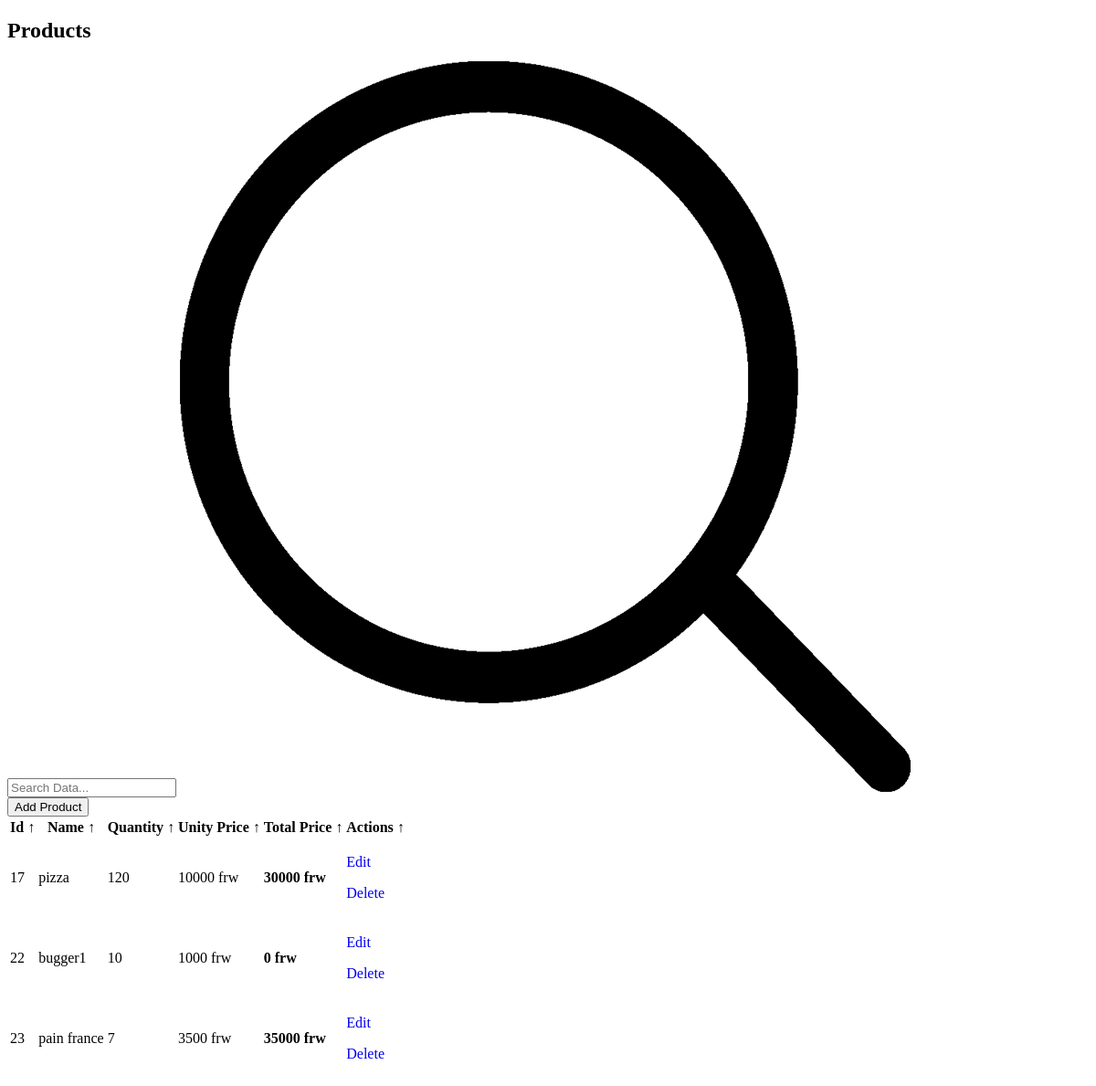
The page /Admin/products.php on the database its author committed.
### tables this page shows
CREATE TABLE `products` (
  `productCode` int(11) NOT NULL,
  `productName` varchar(200) DEFAULT NULL,
  `product_quantity` int(11) DEFAULT NULL,
  `unit_price` decimal(30,0) DEFAULT NULL,
  `total_price` float DEFAULT NULL
);

### Admin/products.php (the view, shortened to what this page needs)
<?php
include "../config/db_connect.php";
?>
<!DOCTYPE html>
<html lang="en">
<head>
</head>
<body>
<main class="table" id="customers_table">
        <section class="table__header">
            <h1>Products</h1>
            <div class="input-group">
                <input type="search" placeholder="Search Data...">
                <img src="../images/search.png" alt="">
            </div>
        <a href="admin_dashboard.php?route=add_product" class="add"><button>Add Product</button><a/>
        </section>
        <section class="table__body">
            <table>
                <thead>
                    <tr>
                        <th> Id <span class="icon-arrow">&UpArrow;</span></th>
                        <th> Name <span class="icon-arrow">&UpArrow;</span></th>
                        <th> Quantity <span class="icon-arrow">&UpArrow;</span></th>
                        <th> Unity Price <span class="icon-arrow">&UpArrow;</span></th>
                        <th> Total Price <span class="icon-arrow">&UpArrow;</span></th>
                        <th> Actions <span class="icon-arrow">&UpArrow;</span></th>
                    </tr>
                </thead>
                <tbody>
                    <?php
                     $sql_command = "SELECT * FROM products";
                    $sql_result = $conn->query($sql_command);
                    if($sql_result->num_rows > 0){
                        while($row = $sql_result->fetch_assoc()){
                    ?>
                    <tr>
                        <td><?php echo $row['productCode'] ?></td>
                        <td><?php echo $row['productName']?></td>
                        <td><?php echo $row['product_quantity']?></td>
                        <td><?php echo $row['unit_price'] ?> frw</td>
                        <td><strong><?php echo $row['total_price']?> frw </strong></td>
                        <td class="actions">
                            <a href="admin_dashboard.php?route=edit_product&p_code=<?php echo $row['productCode']?>"><p class="edit">Edit</p></a>
                            <a href="../Controllers/delete_product_controller.php?p_code=<?php echo $row['productCode']?>"><p class="delete">Delete</p></a>
                        </td>
                    </tr>
                    <?php }} ?>
                </tbody>
            </table>
        </section>
    </main>
</body>
</html>

### Admin/products.php (style rules this page uses)
a { text-decoration: none; }
a.add { transform: translateX(4rem); }

### rows shown on the page
products: productCode "17", productName "pizza", product_quantity "120", unit_price "10000", total_price "30000"
products: productCode "22", productName "bugger1", product_quantity "10", unit_price "1000", total_price "0"
products: productCode "23", productName "pain france", product_quantity "7", unit_price "3500", total_price "35000"
